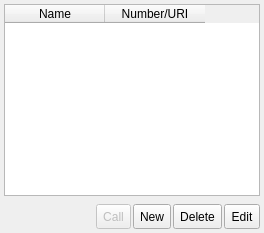
         <widget class="QWidget" name="PageContacts" >
          <property name="sizePolicy" >
           <sizepolicy vsizetype="Expanding" hsizetype="Expanding" >
            <horstretch>0</horstretch>
            <verstretch>0</verstretch>
           </sizepolicy>
          </property>
          <layout class="QVBoxLayout" >
           <property name="spacing" >
            <number>0</number>
           </property>
           <property name="leftMargin" >
            <number>4</number>
           </property>
           <property name="topMargin" >
            <number>4</number>
           </property>
           <property name="rightMargin" >
            <number>4</number>
           </property>
           <property name="bottomMargin" >
            <number>4</number>
           </property>
           <item>
            <widget class="QFrame" name="framePageContacts" >
             <property name="frameShape" >
              <enum>QFrame::NoFrame</enum>
             </property>
             <property name="frameShadow" >
              <enum>QFrame::Raised</enum>
             </property>
             <layout class="QVBoxLayout" >
              <property name="spacing" >
               <number>2</number>
              </property>
              <property name="leftMargin" >
               <number>0</number>
              </property>
              <property name="topMargin" >
               <number>0</number>
              </property>
              <property name="rightMargin" >
               <number>0</number>
              </property>
              <property name="bottomMargin" >
               <number>0</number>
              </property>
              <item>
               <widget class="QTableWidget" name="contacts" >
                <property name="styleSheet" >
                 <string>QHeaderView {
  qproperty-highlightSections: false;
}
</string>
                </property>
                <property name="editTriggers" >
                 <set>QAbstractItemView::NoEditTriggers</set>
                </property>
                <property name="tabKeyNavigation" >
                 <bool>false</bool>
                </property>
                <property name="dragEnabled" >
                 <bool>false</bool>
                </property>
                <property name="selectionMode" >
                 <enum>QAbstractItemView::SingleSelection</enum>
                </property>
                <property name="selectionBehavior" >
                 <enum>QAbstractItemView::SelectRows</enum>
                </property>
                <property name="sortingEnabled" >
                 <bool>true</bool>
                </property>
                <property name="columnCount" >
                 <number>2</number>
                </property>
                <property name="_yate_sorting" stdset="0" >
                 <string>1,true</string>
                </property>
                <column>
                 <property name="text" >
                  <string>Name</string>
                 </property>
                </column>
                <column>
                 <property name="text" >
                  <string>Number/URI</string>
                 </property>
                </column>
               </widget>
              </item>
              <item>
               <widget class="QFrame" name="frameContactBtns" >
                <property name="frameShape" >
                 <enum>QFrame::NoFrame</enum>
                </property>
                <property name="frameShadow" >
                 <enum>QFrame::Raised</enum>
                </property>
                <layout class="QHBoxLayout" >
                 <property name="spacing" >
                  <number>2</number>
                 </property>
                 <property name="leftMargin" >
                  <number>0</number>
                 </property>
                 <property name="topMargin" >
                  <number>6</number>
                 </property>
                 <property name="rightMargin" >
                  <number>0</number>
                 </property>
                 <property name="bottomMargin" >
                  <number>0</number>
                 </property>
                 <item>
                  <spacer>
                   <property name="orientation" >
                    <enum>Qt::Horizontal</enum>
                   </property>
                   <property name="sizeHint" >
                    <size>
                     <width>40</width>
                     <height>20</height>
                    </size>
                   </property>
                  </spacer>
                 </item>
                 <item>
                  <widget class="QToolButton" name="abk_call" >
                   <property name="enabled" >
                    <bool>false</bool>
                   </property>
                   <property name="sizePolicy" >
                    <sizepolicy vsizetype="Fixed" hsizetype="Minimum" >
                     <horstretch>0</horstretch>
                     <verstretch>0</verstretch>
                    </sizepolicy>
                   </property>
                   <property name="minimumSize" >
                    <size>
                     <width>0</width>
                     <height>25</height>
                    </size>
                   </property>
                   <property name="maximumSize" >
                    <size>
                     <width>16777215</width>
                     <height>25</height>
                    </size>
                   </property>
                   <property name="toolTip" >
                    <string>Call this contact</string>
                   </property>
                   <property name="text" >
                    <string>Call</string>
                   </property>
                   <property name="icon" >
                    <iconset>phone.png</iconset>
                   </property>
                   <property name="toolButtonStyle" >
                    <enum>Qt::ToolButtonTextBesideIcon</enum>
                   </property>
                  </widget>
                 </item>
                 <item>
                  <widget class="QToolButton" name="abk_new" >
                   <property name="sizePolicy" >
                    <sizepolicy vsizetype="Fixed" hsizetype="Minimum" >
                     <horstretch>0</horstretch>
                     <verstretch>0</verstretch>
                    </sizepolicy>
                   </property>
                   <property name="minimumSize" >
                    <size>
                     <width>0</width>
                     <height>25</height>
                    </size>
                   </property>
                   <property name="maximumSize" >
                    <size>
                     <width>16777215</width>
                     <height>25</height>
                    </size>
                   </property>
                   <property name="toolTip" >
                    <string>Create new contact</string>
                   </property>
                   <property name="text" >
                    <string>New</string>
                   </property>
                   <property name="icon" >
                    <iconset>book.png</iconset>
                   </property>
                   <property name="toolButtonStyle" >
                    <enum>Qt::ToolButtonTextBesideIcon</enum>
                   </property>
                  </widget>
                 </item>
                 <item>
                  <widget class="QToolButton" name="abk_del" >
                   <property name="sizePolicy" >
                    <sizepolicy vsizetype="Fixed" hsizetype="Minimum" >
                     <horstretch>0</horstretch>
                     <verstretch>0</verstretch>
                    </sizepolicy>
                   </property>
                   <property name="minimumSize" >
                    <size>
                     <width>0</width>
                     <height>25</height>
                    </size>
                   </property>
                   <property name="maximumSize" >
                    <size>
                     <width>16777215</width>
                     <height>25</height>
                    </size>
                   </property>
                   <property name="toolTip" >
                    <string>Delete this contact</string>
                   </property>
                   <property name="text" >
                    <string>Delete</string>
                   </property>
                   <property name="icon" >
                    <iconset>close.png</iconset>
                   </property>
                   <property name="toolButtonStyle" >
                    <enum>Qt::ToolButtonTextBesideIcon</enum>
                   </property>
                   <property name="_yate_identity" stdset="0" >
                    <string>deleteselecteditem:contacts:</string>
                   </property>
                  </widget>
                 </item>
                 <item>
                  <widget class="QToolButton" name="abk_edit" >
                   <property name="sizePolicy" >
                    <sizepolicy vsizetype="Fixed" hsizetype="Minimum" >
                     <horstretch>0</horstretch>
                     <verstretch>0</verstretch>
                    </sizepolicy>
                   </property>
                   <property name="minimumSize" >
                    <size>
                     <width>0</width>
                     <height>25</height>
                    </size>
                   </property>
                   <property name="maximumSize" >
                    <size>
                     <width>16777215</width>
                     <height>25</height>
                    </size>
                   </property>
                   <property name="toolTip" >
                    <string>Edit this contact</string>
                   </property>
                   <property name="text" >
                    <string>Edit</string>
                   </property>
                   <property name="icon" >
                    <iconset>edit.png</iconset>
                   </property>
                   <property name="toolButtonStyle" >
                    <enum>Qt::ToolButtonTextBesideIcon</enum>
                   </property>
                  </widget>
                 </item>
                </layout>
               </widget>
              </item>
             </layout>
            </widget>
           </item>
          </layout>
         </widget>
